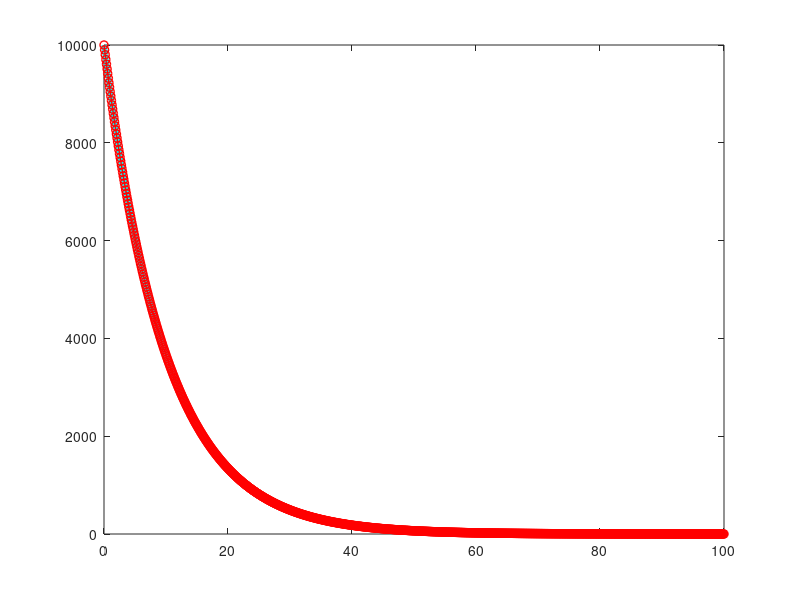

Reproduce this figure in MATLAB.
clear all
n= 1000;
t0 = 0; t1 = 100;
y10 = 10000; lambda1 = -0.1;

dt = (t1-t0)/n;

T = zeros(n+1,1);
Y1 = zeros(n+1,1);

T(1) = t0;
Y1(1) = y10;

for i = 2:n+1
    T(i) = T(i-1) + dt;
    Y1(i) = Y1(i-1) + dt*lambda1*Y1(i-1);
end

P1 = plot(T,y10*exp(lambda1*T));
hold on
P2 = plot(T, Y1, '-o');
hold off
set(P1, 'LineWidth', 4, 'Color', [0 1 1]);
set(P2, 'LineWidth', 1, 'Color', [1 0 0]);
